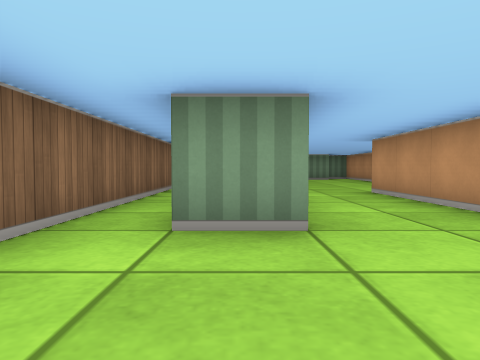
[1] (above)

16 first-person views from a walk through a cub3D maze. The camera is about half as high as the walls, tilts 2° down and sees 70° across. The floor is counted in squares. Each view is taken from the middle of a square. On the plan, view 1 faces up. The plan holds only what a view shows up to about 9 squares ahead; the rest is blank.

[2]
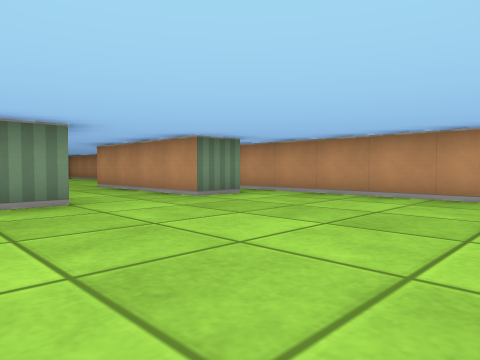

[3]
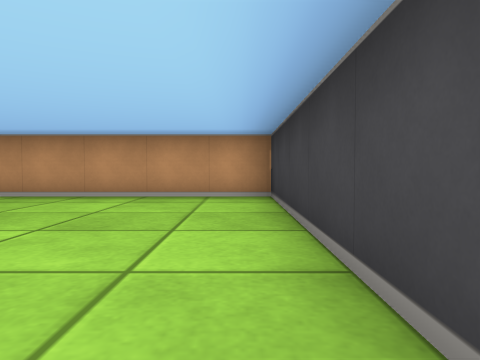

[4]
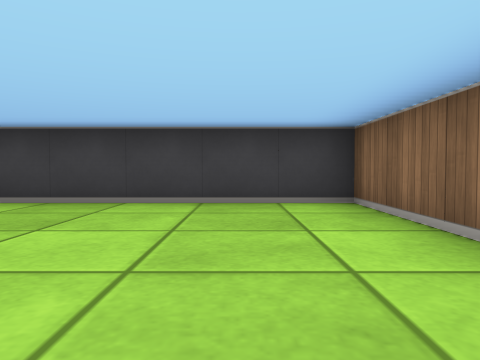

[5]
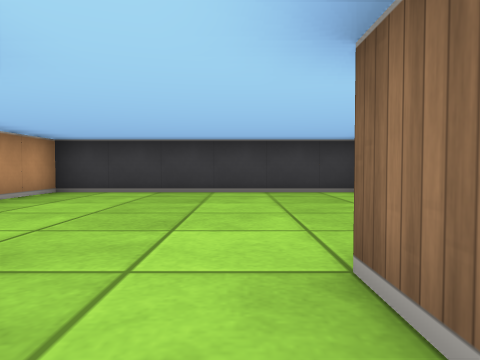

[6]
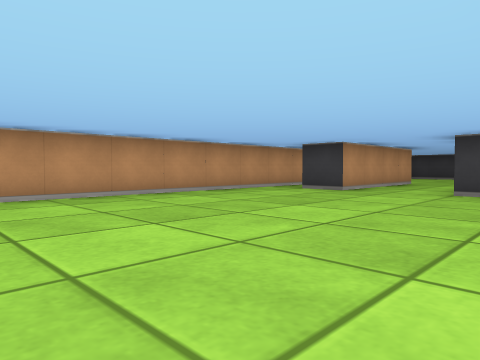

[7]
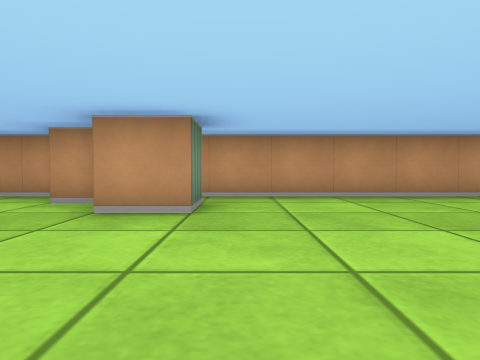

[8]
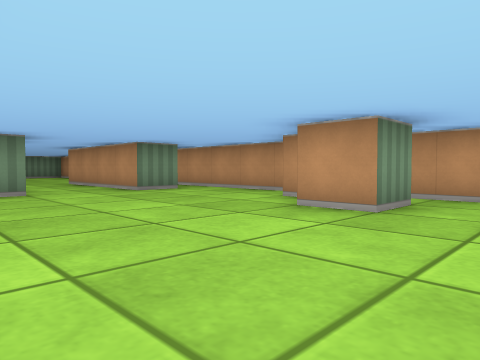

[9]
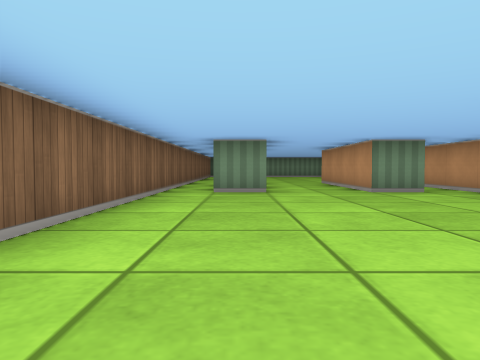

[10]
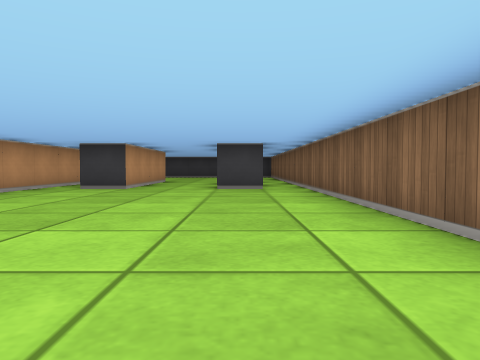

[11]
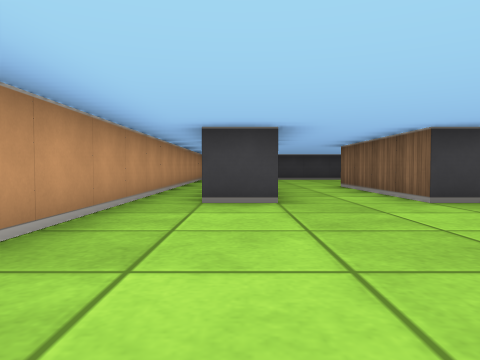

[12]
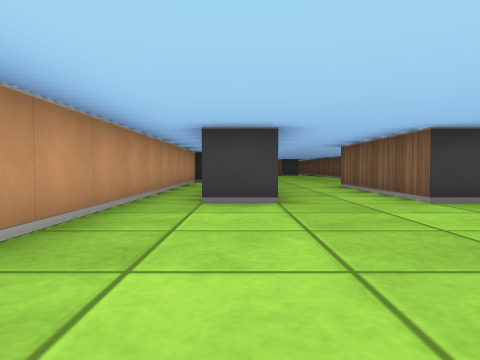

[13]
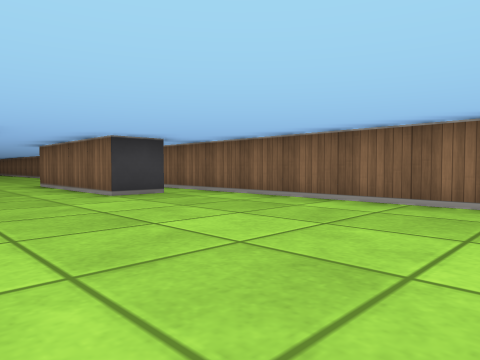

[14]
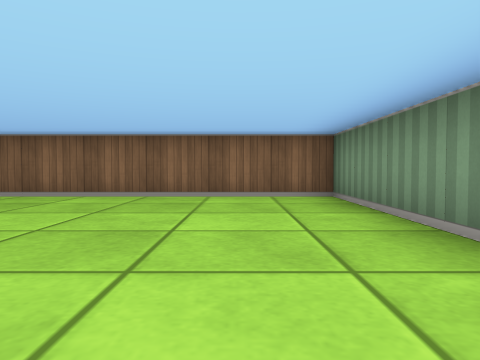

[15]
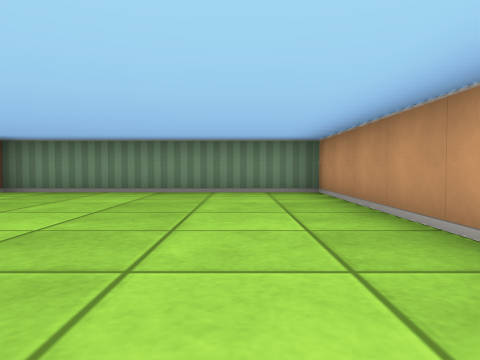

[16]
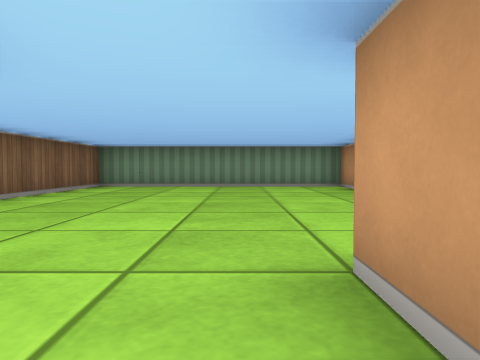

### Floor plan
Points are (right, up) in squares from view 1. A wall is a line through its corners. A room is listed if a view was taken in it or the views show most of it. See-through windows are left out.
Room 1 (views 1, 2, 3, 4)
walls: (-1.5, -0.1) (-1.5, -2.5) (4.5, -2.5) (4.5, 2.5); (0.5, 2.5) (-0.5, 2.5); (3.5, 2.5) (2.5, 2.5)
ways out: opening at (1.5, 2) to room 2
Room 2 (views 5, 6, 7, 8, 9, 10, 11)
walls: (-1.5, 11.9) (-1.5, 2.1); (3.6, 13.5) (2.5, 13.5) (2.5, 14.5); (3.5, 14.9) (3.5, 15.5); (-0.5, 6.5) (0.5, 6.5) (0.5, 2.5); (4.5, 16) (4.5, 18.5); (0.5, 18.5) (-0.5, 18.5); (3.6, 18.5) (2.5, 18.5); (-1.5, 18.6) (-1.5, 14.1); (2.5, 2.5) (2.5, 6.5) (3.5, 6.5); (4.5, 2.5) (4.5, 13.9)
ways out: opening at (1.5, 2) to room 1; opening at (1.5, 19) to room 3
Room 3 (views 12, 13, 14, 15, 16)
walls: (-0.5, 22.5) (0.5, 22.5) (0.5, 18.5); (2.5, 18.5) (2.5, 22.5) (3.5, 22.5); (4.5, 18.5) (4.5, 29.5) (-1.5, 29.5) (-1.5, 18.6)
ways out: opening at (1.5, 19) to room 2

Positions as (right, up) in squares from view 1, and headings:
1: (0, 0), facing up
2: (-1, -2), facing up-right
3: (-1, -2), facing right
4: (0, 2), facing down
5: (1, 4), facing down
6: (-1, 13), facing down-right
7: (-1, 13), facing right
8: (-1, 12), facing up-right
9: (0, 12), facing up
10: (0, 14), facing down
11: (3, 11), facing down
12: (3, 27), facing down
13: (3, 28), facing down-left
14: (4, 28), facing left
15: (3, 23), facing up
16: (2, 21), facing up
